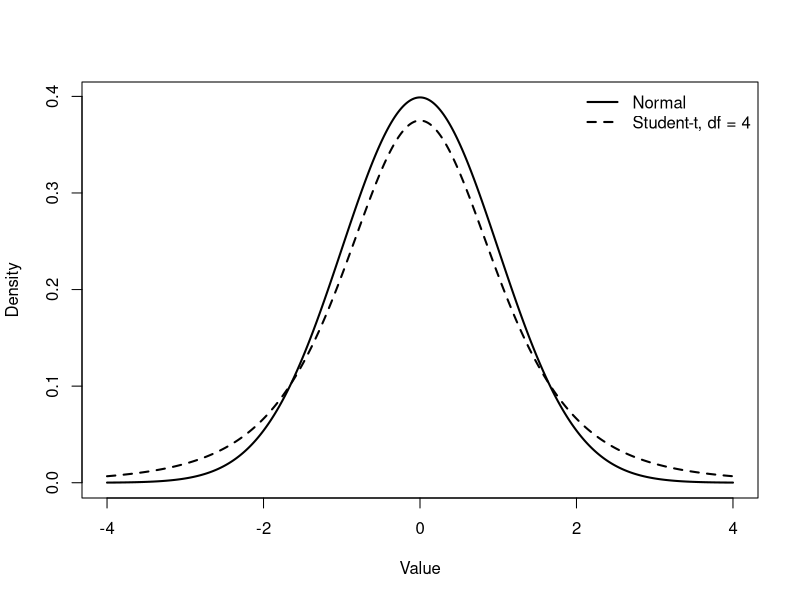

The R source for this figure:
## ---- chunk 1
#| label: fig-normal-student
#| fig-cap: "Normal and Student-t densities with centre 0 and scale 1. The dashed Student-t curve with four degrees of freedom lies above the normal curve in the distant tails; the two curves do not have equal variance under this parameterisation."
#| fig-alt: "A solid normal density and dashed Student-t density are centred at zero. The Student-t curve has a lower central peak and remains higher than the normal curve near minus four and four."
#| fig-width: 7
#| fig-height: 4.5
x <- seq(-4, 4, length.out = 401)
plot(
  x, dnorm(x), type = "l", lwd = 2,
  xlab = "Value", ylab = "Density"
)
lines(x, dt(x, df = 4), lwd = 2, lty = 2)
legend(
  "topright", c("Normal", "Student-t, df = 4"),
  lty = c(1, 2), lwd = 2, bty = "n"
)
## ---- chunk 2
#| label: distribution-values
c(
  binomial_mass = dbinom(2, size = 5, prob = 0.2),
  normal_density = dnorm(0, mean = 0, sd = 1.5),
  student_density = dt(0, df = 4),
  chi_squared_density = dchisq(2, df = 3)
)
## ---- chunk 3
#| label: normal-interval
pnorm(1, mean = 0, sd = 1.5) - pnorm(-1, mean = 0, sd = 1.5)
